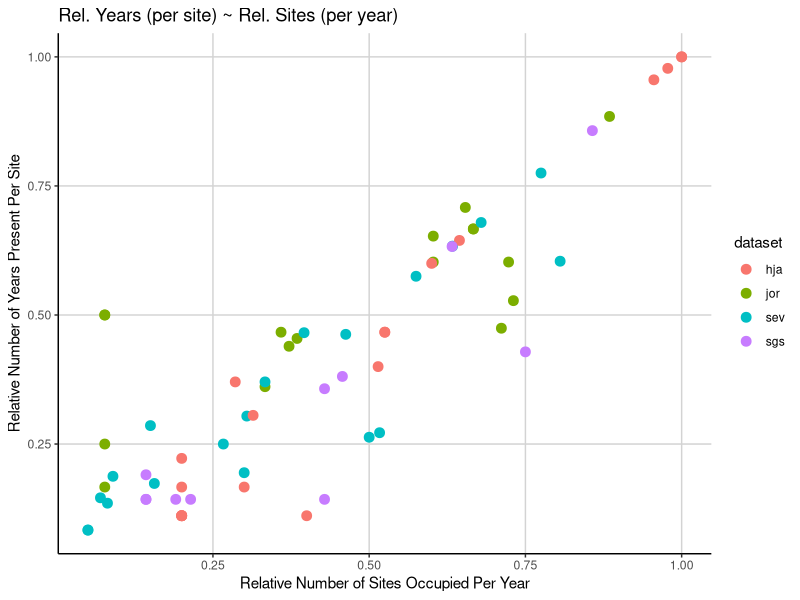
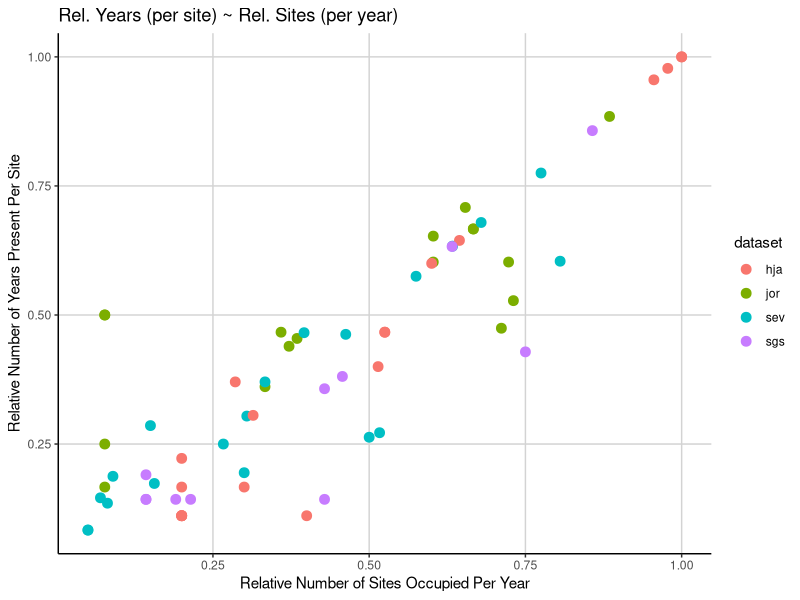
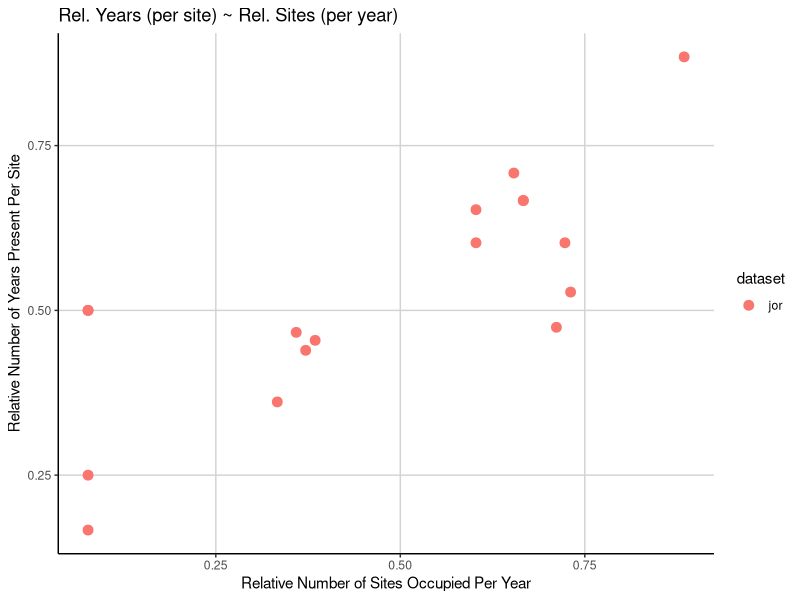

Write the R code that produced these figures, in order.
### Cleaned data
# EKB
# March 7, 2016

###################
# LIBRARIES

library(dplyr)
library(tidyr)
library(ggplot2)

###################
# LOAD FILES

jornada <- read.csv("data/jornada_rodents.csv", header = TRUE, na.strings = ".")
sevilleta <- read.csv("data/sevilleta_sm_mrc.txt", header = TRUE)
hj_andrews <- read.csv("data/hj_andrews.csv", header = TRUE)
shortgrass_steppe <- read.table("data/SGS_LTER_smammals.txt", header = TRUE, sep = "\t", na.strings = ".")

####################
# PREP FILES

jor_data <- select(jornada, year, season, habitat, web, spp, recap) %>% 
            filter(recap != "Y", spp != "DIPO1", spp != "PERO1", spp != "NA")

hja_data <- select(hj_andrews, YEAR, REPBLK, SUBPLOT, SPECIES) %>% 
            filter(SPECIES != 'UNKN') 

sev_data <- select(sevilleta, year, season, location, web, species, recap) %>% 
            filter(recap != "y", species != "pgsp", species != "dipo", 
                   species != "nesp", species != "onsp", species != "pesp", 
                   species != "resp", species != "na", species != "pmsp", species != "spsp", 
                   year < 2009, location != "two22", location != "blugrama", 
                   location != "savanna", location != "goatdraw")

sgs_data <- select(shortgrass_steppe, YEAR, VEG, WEB, SPP) %>% 
            filter(SPP != 'NA')

# rename columns for consistency

names(jor_data) <- c("year", "season", "plot", "subplot", "species", "recap")
names(hja_data) <- c("year", "plot", "subplot", "species")
names(sev_data) <- c("year", "season", "plot", "subplot", "species", "recap")
names(sgs_data) <- c("year", "plot", "subplot", "species")

#####################
# FUNCTIONS

select_data <- function(data){
  # function for selecting only relevant columns
  dat <- select(data, year, plot, subplot, species)
  return(dat)
}

group_data <- function(data){
  # group and arrange a dataset by species, year, plot, and subplot
  dat <- data %>% 
         group_by(species, year, plot, subplot) %>% 
         arrange(species, year, plot, subplot)
  return(dat)
}

add_siteID <- function(data){
  # make a column with a unique location code
  dat <- data %>% mutate(siteID = paste(plot, subplot, sep = "_"))
  return(dat)
}

find_reg_persist <- function(data){
  # create column for relative regional persistence (years overall)
  dat <- select(data, species, year) %>% 
         group_by(species, year) %>% 
         summarise(year_count = n())
  dat1 <- select(dat, species) %>% 
          group_by(species) %>% 
          summarise(years = n())
  total_years <- length(unique(data$year))
  dat1 <- mutate(dat1, rel_reg_persist = years/total_years)
  return(dat1)
}

find_reg_occup <- function(data){
  # create column for relative regional occupancy (sites overall)
  dat <- select(data, species, siteID) %>% 
         group_by(species, siteID) %>% 
         summarise(site_count = n())
  dat1 <- select(dat, species) %>% 
          group_by(species) %>% 
          summarise(sites = n())
  total_sites <- length(unique(data$siteID))
  dat1 <- mutate(dat1, rel_reg_occup = sites/total_sites)
  return(dat1)
}

join_regionals <- function(data){
  # combine the relative regional persistance and regional occupancy into one data frame
  dat <- left_join(x = find_reg_persist(data), y = find_reg_occup(data), by = "species")
  return(dat)
}

rel_local_persist <- function(data){
  # create a column for average relative local occupancy (year by site)
  dat <- select(data, year, species, siteID) %>% 
         group_by(year, species) %>% 
         summarise(site_by_year = n_distinct(siteID))
  total_sites <- length(unique(data$siteID))
  dat <- mutate(dat, rel_sites_by_year = site_by_year/total_sites)
  dat1 <- dat %>% group_by(species) %>% 
          summarise(mean_local_persist = mean(rel_sites_by_year))
}


rel_local_occup <- function(data){
  # create a column for average relative local occupancy (site by year)
  dat <- select(data, year, species, siteID) %>% 
         group_by(siteID, species) %>% 
         summarise(years_by_site = n_distinct(year))
  total_years <- length(unique(data$year))
  dat <- mutate(dat, rel_years_by_site = years_by_site/total_years)
  dat1 <- dat %>% group_by(species) %>% 
          summarize(mean_local_occup = mean(rel_years_by_site))
  return(dat1)
}

join_locals <- function(data){
  # combine average relative local persistance and occupancy into one data frame
  dat <- left_join(x = rel_local_persist(data), y = rel_local_occup(data), by = "species")
  return(dat)
}

combine_all <- function(data){
  # combine regional and local persistance and occupancy into one data frame
  dat <- left_join(x = join_regionals(data), y = join_locals(data), by = "species")
  return(dat)
}

all_together <- function(data){
  # run all functions together to get the full output
  dat <- select_data(data)
  dat <- group_data(dat)
  dat <- add_siteID(dat)
  dat <- combine_all(dat)
  return(dat)
}

#####################
# APPLY FUNCTIONS TO DATASETS

# all functions for all datasets
jor_data <- all_together(jor_data)
sev_data <- all_together(sev_data)
hja_data <- all_together(hja_data)
sgs_data <- all_together(sgs_data)

# add a dataset column
jor_data$dataset <- "jor"
hja_data$dataset <- "hja"
sev_data$dataset <- "sev"
sgs_data$dataset <- "sgs"

# combine all datasets into one
all_data <- bind_rows(jor_data, sev_data, hja_data, sgs_data)

# graph all data
ggplot(all_data, aes(x = mean_local_occup, y = mean_local_persist)) +
  geom_point(aes(color = dataset), size = 3) +
  xlab("Relative Number of Sites Occupied Per Year") + 
  ylab("Relative Number of Years Present Per Site") +
  ggtitle("Rel. Years (per site) ~ Rel. Sites (per year)") +
  theme(panel.background = element_blank(), 
        axis.line = element_line(colour = "black"), 
        panel.grid.major = element_line(colour = "light gray"))

###################################################################
# WORKING AREA

# graphing functions

graph_local <- function(data){
  # graph of mean local persistance as a function of mean local occupancy
  plot <- ggplot(data, aes(x = mean_local_occup, y = mean_local_persist)) +
    geom_point(aes(color = dataset), size = 3) +
    xlab("Relative Number of Sites Occupied Per Year") + 
    ylab("Relative Number of Years Present Per Site") +
    ggtitle("Rel. Years (per site) ~ Rel. Sites (per year)") +
    theme(panel.background = element_blank(), 
          axis.line = element_line(colour = "black"), 
          panel.grid.major = element_line(colour = "light gray"))
  return(plot)
}

graph_local(all_data)
graph_local(jor_data)
